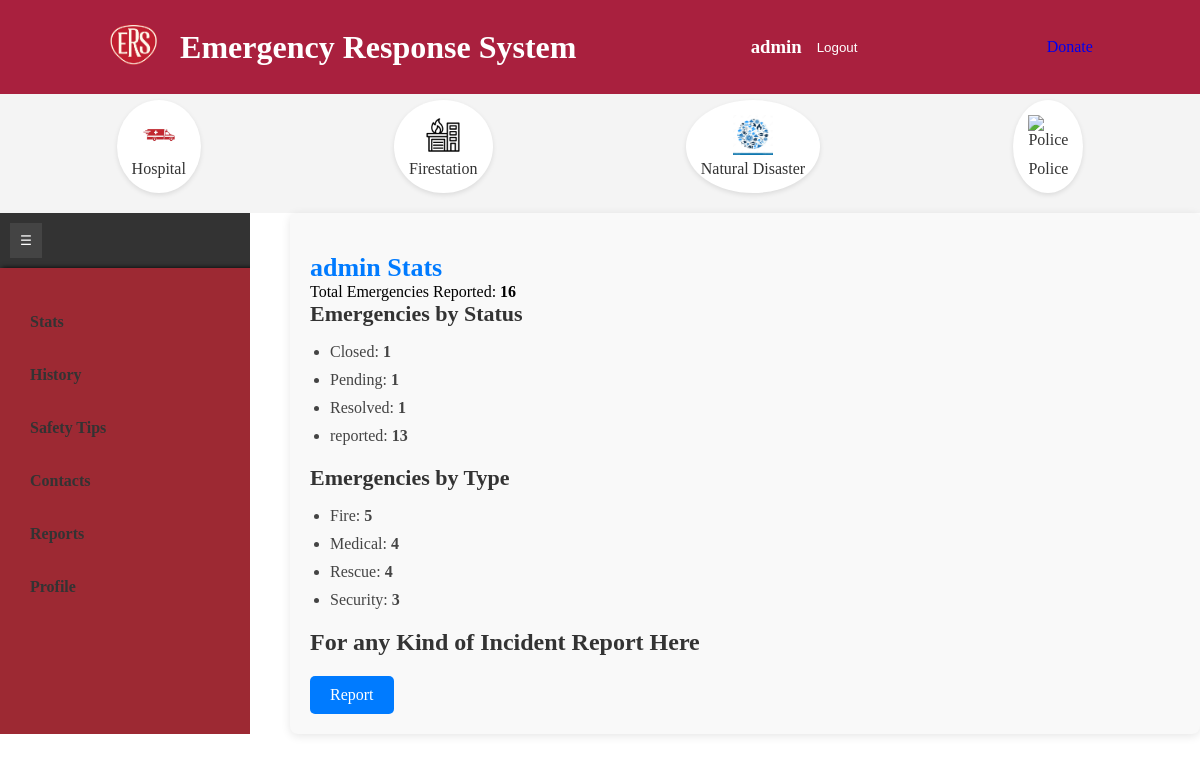
Screenshot of /stats/ (signed in) with the database file from the repository.
### sos/models.py (models this page shows, shortened)
class Emergency(models.Model):
    LOCATION_CHOICES = (
        ('location_1', 'Thika Town'),
        ('location_2', 'Bidco'),
        ('location_3', 'Runda'),
        ('location_4', 'Starehe'),
        ('location_5', 'MKU'),
        ('location_6', 'Thika Level 5'),
        ('location_7', 'Kiandutu'),
        ('location_8', 'Biafra'),
    )
    STATUS_CHOICES = (
        ('reported', 'Reported'),
        ('dispatched', 'Dispatched'),
        ('on_seen', 'On Seen'),
        ('resolved', 'Resolved'),
        ('cancelled', 'Cancelled'),
    )
    emergency_type = models.ForeignKey(EmergencyType, on_delete=models.CASCADE)
    reported_by = models.ForeignKey(User, on_delete=models.CASCADE)
    description = models.TextField(blank=True)
    reported_at = models.DateTimeField(auto_now_add=True)
    resolved_at = models.DateTimeField(blank=True, null=True)
    assigned_team = models.ForeignKey(
        'ResponseTeam',
        on_delete=models.SET_NULL,
        null=True,
        blank=True,
        related_name='assigned_emergencies'
    )
    location = models.CharField(max_length=20, choices=LOCATION_CHOICES, default='location_1', help_text="Select the location of the emergency")
    status = models.CharField(max_length=20, choices=STATUS_CHOICES, default='reported')
    class Meta:
        ordering = ['-reported_at']
        verbose_name = 'Emergency Report'
        verbose_name_plural = 'Emergency Reports'

class EmergencyType(models.Model):
    name = models.CharField(max_length=255, unique=True, help_text="Fire, Medical, Security")
    description = models.TextField(blank=True, null=True)

### sos/views.py (the view)
# urls.py: path('stats/',views.stats, name = 'stats'),
@login_required
def stats(request):
    user_emergencies = Emergency.objects.filter(reported_by=request.user)
    total_emergencies = user_emergencies.count()
    emergencies_by_status = user_emergencies.values('status').annotate(count=Count('id'))
    emergencies_by_type = user_emergencies.values('emergency_type__name').annotate(count=Count('id'))
    context = {
        'total_emergencies': total_emergencies,
        'emergencies_by_status': emergencies_by_status,
        'emergencies_by_type': emergencies_by_type,
    }
    return render(request, 'stats/stats.html', context)

### sos/templates/stats/stats.html (shortened to what this page needs)
{% extends 'index.html' %}
{% block content %}
{% include 'components/float_buttons.html' %}
<div class="container">
    <nav class='navigation-bar'>
        <button class="toggle-button" onclick="toggleNav()" aria-label="Toggle Navigation">☰</button>
        {% include 'components/aside.html' %}
    </nav>
    <div class="emergency-main-content">
        <span class="emergency-user-stats">
            {{ user.username }} Stats
        </span>
        <p>Total Emergencies Reported: <strong>{{ total_emergencies }}</strong></p>
        <h2 class="emergency-status-title">Emergencies by Status</h2>
        <ul class="emergency-status-list">
            {% if emergencies_by_status %}
                {% for status in emergencies_by_status %}
                    <li class="emergency-status-item">{{ status.status }}: <strong>{{ status.count }}</strong></li>
                {% endfor %}
            {% else %}
                <li class="emergency-no-status">No emergencies reported by status.</li>
            {% endif %}
        </ul>
        <h2 class="emergency-type-title">Emergencies by Type</h2>
        <ul class="emergency-type-list">
            {% if emergencies_by_type %}
                {% for emergency_type in emergencies_by_type %}
                    <li class="emergency-type-item">{{ emergency_type.emergency_type__name }}: <strong>{{ emergency_type.count }}</strong></li>
                {% endfor %}
            {% else %}
                <li class="emergency-no-type">No emergencies reported by type.</li>
            {% endif %}
        </ul>
        <h3 class="emergency-report-title">
            For any Kind of Incident Report Here
        </h3>
        <a href="{% url 'report' %}" class="emergency-report-button">Report</a>
    </div>
</div>
{% endblock %}

### sos/templates/components/header.html (shortened to what this page needs)
{% load static %}
<header>
  <div class="header-container">
    <div class="header-left">
      <a href="/home/" class="logo">
        <img src="{% static 'img/ERS-logo.png' %}" alt="logo" />
      </a>
      <h1>Emergency Response System</h1>
    </div>
    <div class="header-right">
      {% if user.is_authenticated %}
      <h3>{{user.username}}</h3>
      <form method="post" action="{% url 'logout' %}">
        <button type="submit" class="logout-button">Logout</button>
      </form>
      {% else %}
      <a href="/accounts/login" class="login">Login</a>
      <a href="/accounts/register" class="register">Register</a>
      {% endif %}
    </div>
    <a href="{%url 'donate'%}">Donate</a>
  </div>
</header>

### sos/static/css/style.css (style rules this page uses)
body { position: fixed; width: 100%; }
body, h1, h2, h3, p, a, button { margin: 0; padding: 0; text-decoration: none; border: none; background: none; cursor: pointer; }
header { background-color:#a9203e; color: white; padding: 20px 0; position: fixed; top: 0; width: 100%; z-index: 1000; }
.header-container { display: flex; justify-content: space-around; align-items: center; max-width: 1200px; margin: 0 auto; padding: 0 20px; }
.header-left { display: flex; align-items: center; }
.logo img { height: 50px; margin-right: 20px; }
.navigation-bar { width: 250px; background-color: #333; color: white; transition: width 0.3s ease; overflow: hidden; }
.navigation-bar .toggle-button { background-color: #444; color: white; border: none; padding: 10px; cursor: pointer; display: block; margin: 10px; }
.header-right { display: flex; align-items: center; }
.logout-button { color: white; padding: 10px 15px; transition: background-color 0.3s; }
body { padding-top: 80px; }

### sos/templates/stats/stats.html (style rules this page uses)
.container { display: flex; gap: 20px; }
.emergency-main-content { flex: 1; margin-left: 20px; padding: 20px; background-color: #f9f9f9; border-radius: 8px; box-shadow: 0 2px 10px rgba(0, 0, 0, 0.1); transition: box-shadow 0.3s; }
.emergency-report-title { font-size: 24px; margin-bottom: 20px; color: #333; font-weight: bold; }
.emergency-report-button { background-color: #007bff; color: white; border: none; border-radius: 5px; padding: 10px 20px; cursor: pointer; transition: background-color 0.3s; font-size: 16px; text-decoration: none; display: inline-block; }
.emergency-user-stats { display: block; margin-top: 20px; font-size: 26px; color: #007bff; font-weight: bold; }
.emergency-status-list, .emergency-type-list { padding-left: 20px; margin-bottom: 20px; }
.emergency-status-item, .emergency-type-item { margin-bottom: 10px; font-size: 16px; color: #444; }
.emergency-status-title, .emergency-type-title { font-size: 22px; margin-bottom: 15px; color: #333; font-weight: bold; }

### rows the page displays
Emergency: status "Closed", count "1"
Emergency: status "Pending", count "1"
Emergency: status "Resolved", count "1"
EmergencyType: emergency_type__name "Fire", count "5"
EmergencyType: emergency_type__name "Medical", count "4"
EmergencyType: emergency_type__name "Rescue", count "4"
EmergencyType: emergency_type__name "Security", count "3"

### other values shown
{{ user.username }} "admin"
{{ total_emergencies }} "16"
{{ status.status }} "reported"
{{ status.count }} "13"
